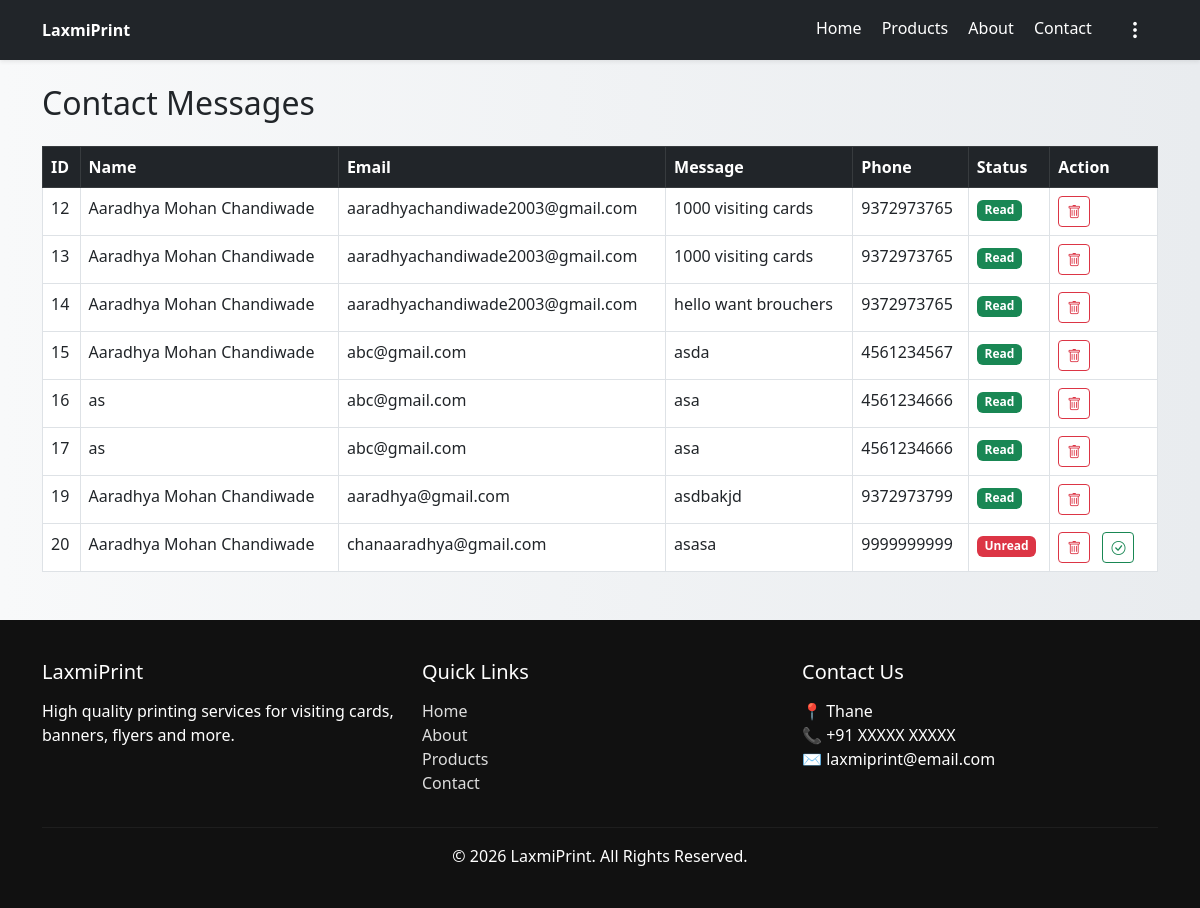
Page /admin/messages (signed in) on the earlier database version.
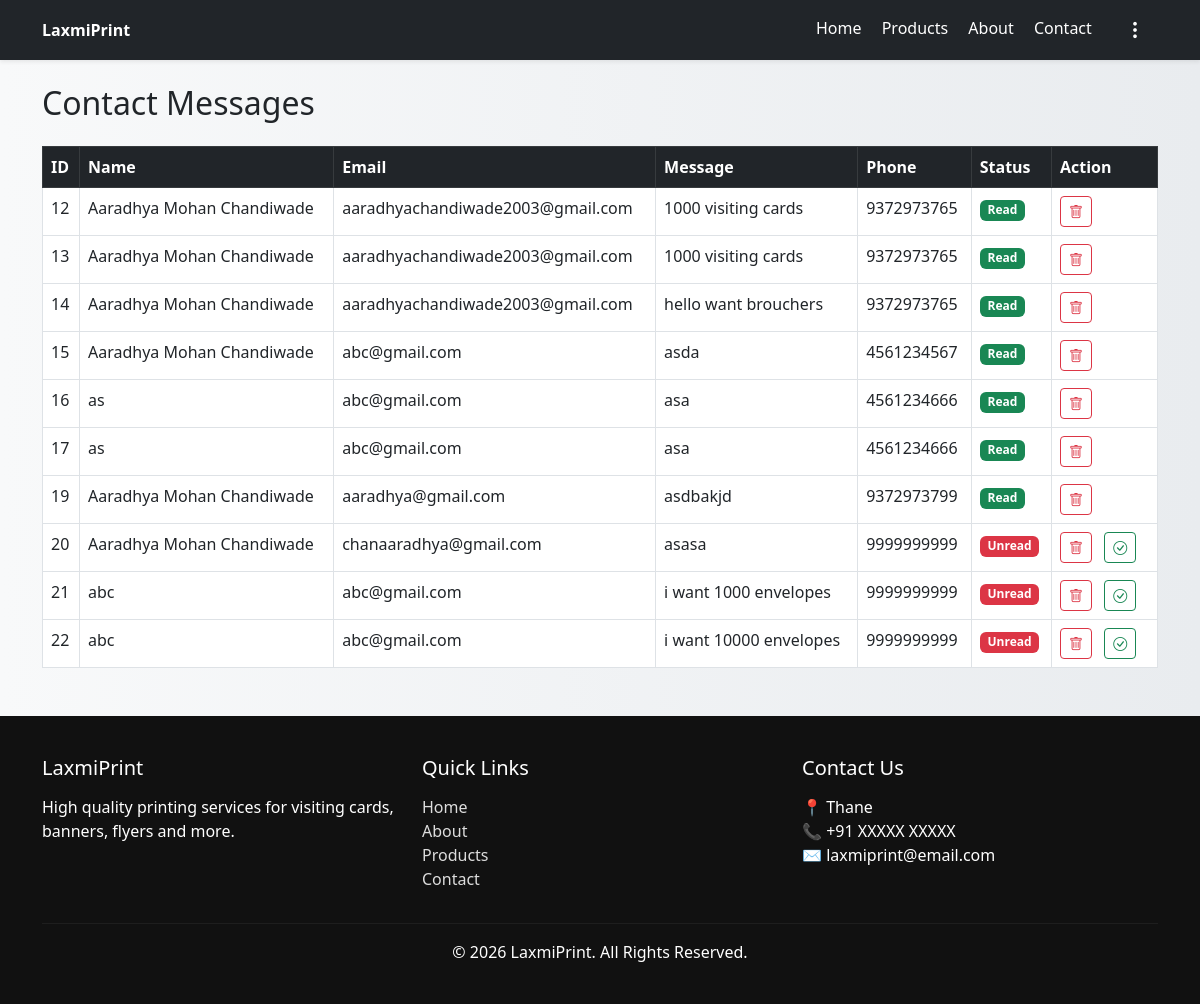
Same page on the later database version.
### tables this page shows
CREATE TABLE contacts(
    id INTEGER PRIMARY KEY AUTOINCREMENT,
    name TEXT,
    email TEXT,
    message TEXT
    , phone TEXT, is_read INTEGER DEFAULT 0);

### app.py (the view)
@app.route("/admin/messages")
def admin_messages():
    if 'admin' not in session:
        return redirect("/login")
    conn = get_db_connection()
    messages = conn.execute("SELECT * FROM contacts").fetchall()
    conn.close()
    return render_template("admin_messages.html", messages=messages)

### app.py (called while the page is built)
def get_db_connection():
    DB_PATH = os.path.join(os.getcwd(), "database.db")
    conn = sqlite3.connect(DB_PATH)
    conn.row_factory = sqlite3.Row
    return conn

### templates/admin_messages.html (shortened to what this page needs)
<!DOCTYPE html>
<html lang="en">
<head>
</head>
<body>
    {% extends 'base.html' %}
    {% block content %}
    <h2 class="mb-4">Contact Messages</h2>
<table class="table table-bordered">
<thead class="table-dark">
<tr>
<th>ID</th>
<th>Name</th>
<th>Email</th>
<th>Message</th>
<th>Phone</th>
<th>Status</th>
<th>Action</th>
</tr>
</thead>
<tbody>
{% for msg in messages %}
<tr>
<td>{{ msg.id }}</td>
<td>{{ msg.name}}</td>
<td>{{ msg.email }}</td>
<td>{{ msg.message }}</td>
<td>{{ msg.phone }}</td>
<td>
  {% if msg.is_read == 0 %}
    <span class="badge bg-danger">Unread</span>
  {% else %}
    <span class="badge bg-success">Read</span>
  {% endif %}
</td>
<td>
<a href="/delete_message/{{ msg.id }}"
   class="btn btn-outline-danger btn-sm me-2"
   title="Delete">
   <i class="bi bi-trash"></i>
</a>
{% if msg[5] == 0 %}
<a href="/mark-read/{{ msg.id }}"
   class="btn btn-outline-success btn-sm me-2"
   title="Mark as Read">
   <i class="bi bi-check-circle"></i>
</a>
{% endif %}
</td>
</tr>
{% endfor %}
</tbody>
</table>
    {% endblock %}

### templates/base.html (shortened to what this page needs)
<!DOCTYPE html>
<html lang="en">
<head>
    <link rel="stylesheet" href="{{ url_for('static', filename='css/style.css') }}">
    <link href="https://cdn.jsdelivr.net/npm/bootstrap@5.3.0/dist/css/bootstrap.min.css" rel="stylesheet">
    <link rel="stylesheet" href="https://cdn.jsdelivr.net/npm/bootstrap-icons@1.10.5/font/bootstrap-icons.css">
</head>
<body>
    <nav class="navbar navbar-expand-lg navbar-dark bg-dark shadow-sm sticky-top">
<div class="container">
<a class="navbar-brand fw-bold" href="/">LaxmiPrint</a>
<div class="ms-auto">
<a class="nav-link text-white d-inline me-3" href="/">Home</a>
<a class="nav-link text-white d-inline me-3" href="/products">Products</a>
<a class="nav-link text-white d-inline me-3" href="/about">About</a>
<a class="nav-link text-white d-inline me-3" href="/contact">Contact</a>
{% if 'admin' in session %}
<div class="dropdown d-inline">
<button class="btn text-white fs-5" data-bs-toggle="dropdown">
<i class="bi bi-three-dots-vertical"></i>
</button>
</div>
{% else %}
<a href="/login" class="btn btn-outline-light btn-sm">Login</a>
{% endif %}
</div>
</div>
</nav>
<div class="container mt-4">
    {% block content %}{% endblock %}
</div>
<footer class="footer mt-5">
<div class="container">
<div class="row">
<div class="col-md-4">
<h5>LaxmiPrint</h5>
<p>
High quality printing services for visiting cards,
banners, flyers and more.
</p>
</div>
<div class="col-md-4">
<h5>Quick Links</h5>
<ul class="list-unstyled">
<li><a href="/">Home</a></li>
<li><a href="/about">About</a></li>
<li><a href="/products">Products</a></li>
<li><a href="/contact">Contact</a></li>
</ul>
</div>
<div class="col-md-4">
<h5>Contact Us</h5>
<p>
📍 Thane<br>
📞 +91 XXXXX XXXXX<br>
✉ laxmiprint@email.com
</p>
</div>
</div>
<hr>
<div class="text-center">
<p class="mb-0">© 2026 LaxmiPrint. All Rights Reserved.</p>
</div>
</div>
</footer>
</body>
</html>

### static/css/style.css (style rules this page uses)
body { font-family: Arial; background: linear-gradient(to right, #f8f9fa, #e9ecef); }
.navbar-brand { font-size: 24px; }
.navbar a { font-size: 16px; }
.footer { background:#111; color:white; padding:40px 0; }
.footer h5 { margin-bottom:15px; }
.footer a { color:#ddd; text-decoration:none; }
.footer hr { border-color:#444; }

Differences in the rows shown:
added contacts: id "21", name "abc", email "abc@gmail.com", message "i want 1000 envelopes", phone "9999999999", is_read "Unread"
added contacts: id "22", name "abc", email "abc@gmail.com", message "i want 10000 envelopes", phone "9999999999", is_read "Unread"
